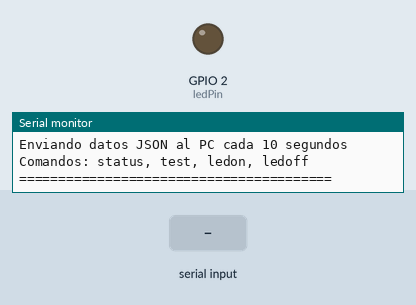
The sketch below on a simulated ESP32. Parts: output pins drawn as LEDs (lit = HIGH), the last lines printed to the serial monitor. The test bench sets the inputs (shaded band). Random numbers use the default seed unless the sketch sets one.

Above: at 1.2 s.
1.3 s: "ledon" received over Serial
At 2.7 s:
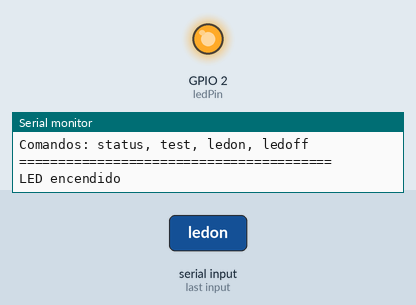
3.8 s: "status" received over Serial
6.3 s: "test" received over Serial
Timing chart, 0 to 9.3 s (numbered marks = the images above; inputs shaded):
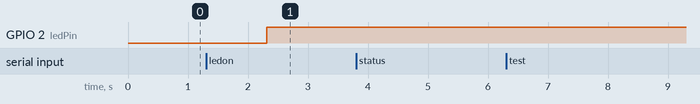

The sketch:

Arbol.ino
```cpp
/*********
  ESP32 - Comunicación Serial para topología árbol
  Envía datos JSON por puerto serial al PC
*********/

#include <ArduinoJson.h>

const int ledPin = 2;

float temperatura = 25.0;
float humedad = 60.0;
int luz = 500;

void setup() {
  Serial.begin(115200);
  pinMode(ledPin, OUTPUT);

  Serial.println("ESP32 iniciado - Modo Serial");
  Serial.println("Enviando datos JSON al PC cada 10 segundos");
  Serial.println("Comandos: status, test, ledon, ledoff");
  Serial.println("========================================");

  randomSeed(analogRead(0));
}

void enviarDatosSerial() {
  // Crear JSON con datos de sensores
  StaticJsonDocument<300> doc;
  doc["node_id"] = "ESP32_001";
  doc["timestamp"] = millis();
  doc["temperatura"] = temperatura;
  doc["humedad"] = humedad;
  doc["luz"] = luz;
  doc["led_estado"] = digitalRead(ledPin);
  doc["modo"] = "SERIAL_TREE";
  doc["uptime"] = millis() / 1000;

  // Enviar JSON por serial
  String jsonString;
  serializeJson(doc, jsonString);

  // Marcador para que Python identifique fácilmente los datos
  Serial.println(">>JSON_START");
  Serial.println(jsonString);
  Serial.println(">>JSON_END");
}

void procesarComandosSerial() {
  if (Serial.available()) {
    String comando = Serial.readString();
    comando.trim();

    if (comando == "status") {
      Serial.println("=== STATUS ESP32 ===");
      Serial.println("Modo: SERIAL TREE");
      Serial.println("Temp: " + String(temperatura) + "°C");
      Serial.println("Humedad: " + String(humedad) + "%");
      Serial.println("Luz: " + String(luz));
      Serial.println("LED: " + String(digitalRead(ledPin) ? "ON" : "OFF"));
      Serial.println("Uptime: " + String(millis() / 1000) + "s");
    }
    else if (comando == "test") {
      Serial.println("Enviando datos de prueba...");
      enviarDatosSerial();
    }
    else if (comando == "ledon") {
      digitalWrite(ledPin, HIGH);
      Serial.println("LED encendido");
    }
    else if (comando == "ledoff") {
      digitalWrite(ledPin, LOW);
      Serial.println("LED apagado");
    }
    else if (comando.startsWith("led ")) {
      String estado = comando.substring(4);
      if (estado == "on") {
        digitalWrite(ledPin, HIGH);
        Serial.println("LED encendido via comando");
      } else if (estado == "off") {
        digitalWrite(ledPin, LOW);
        Serial.println("LED apagado via comando");
      }
    }
    else if (comando.length() > 0) {
      Serial.println("Comando desconocido: " + comando);
    }
  }
}

void simularSensores() {
  // Simular variaciones realistas
  temperatura += random(-5, 6) / 10.0;
  if (temperatura < 18) temperatura = 18;
  if (temperatura > 32) temperatura = 32;

  humedad += random(-3, 4);
  if (humedad < 40) humedad = 40;
  if (humedad > 85) humedad = 85;

  luz += random(-30, 31);
  if (luz < 100) luz = 100;
  if (luz > 900) luz = 900;
}

void loop() {
  static unsigned long lastSensor = 0;
  static unsigned long lastSend = 0;

  procesarComandosSerial();

  // Simular sensores cada 3 segundos
  if (millis() - lastSensor > 3000) {
    simularSensores();
    lastSensor = millis();
  }

  // Enviar datos cada 10 segundos
  if (millis() - lastSend > 10000) {
    enviarDatosSerial();
    lastSend = millis();
  }

  delay(100);  // Pequeña pausa
}
```

Measured:
- after the input at 1.3 s, GPIO 2 (ledPin): LOW → HIGH after 1.0 s
